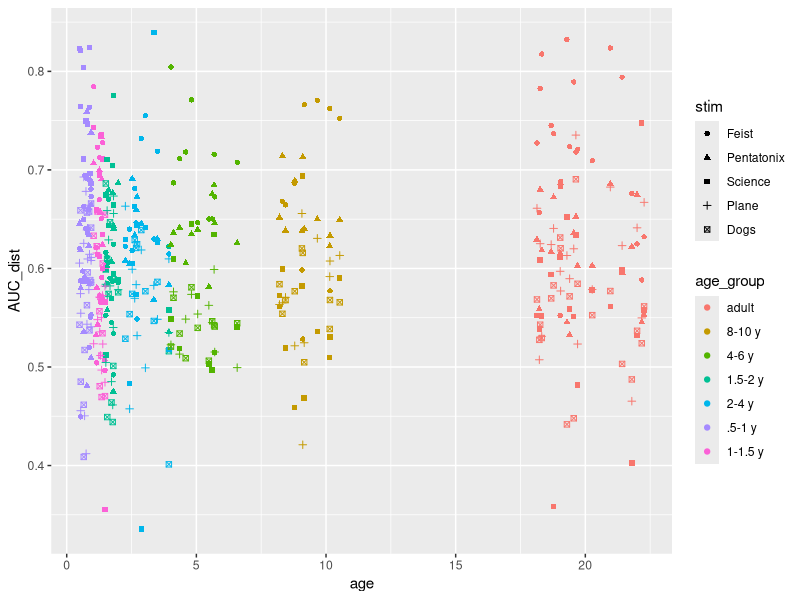
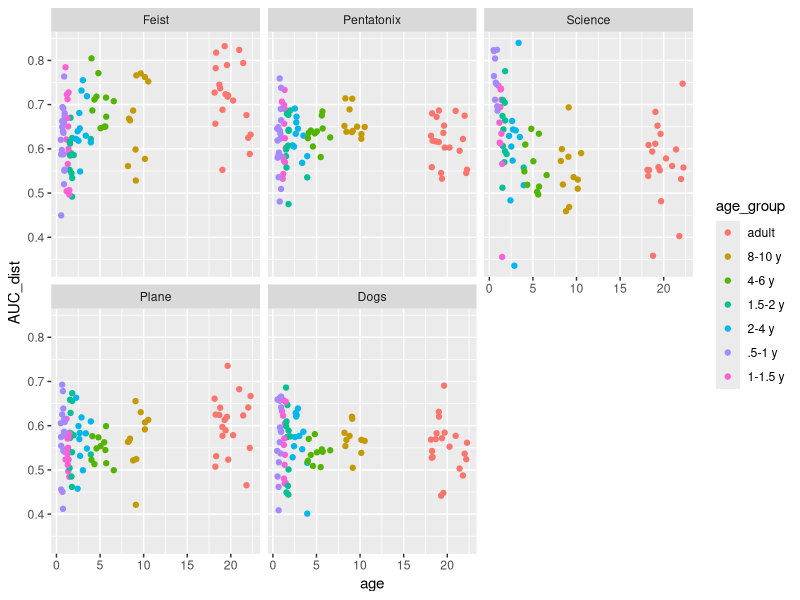
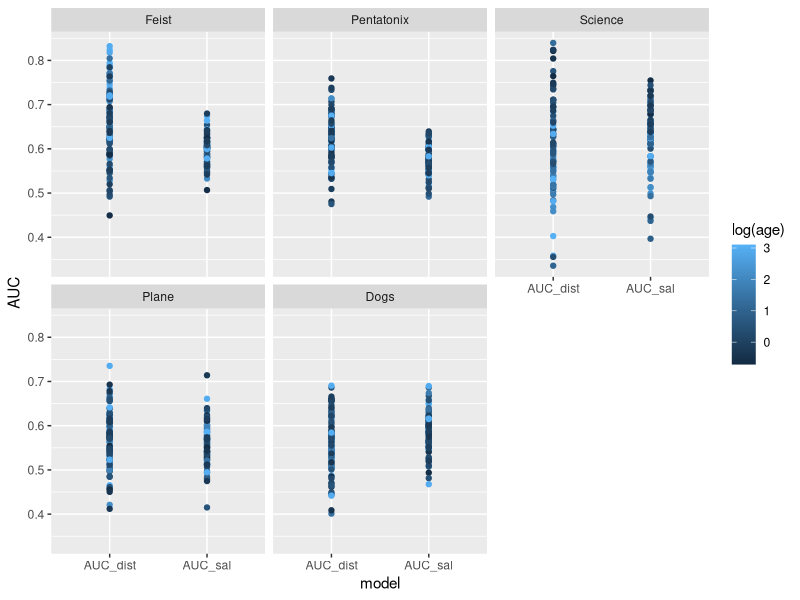
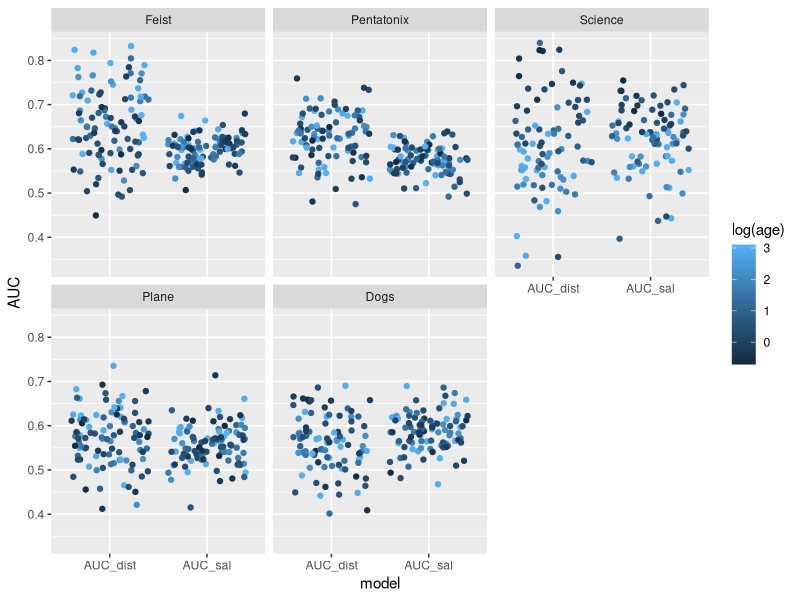
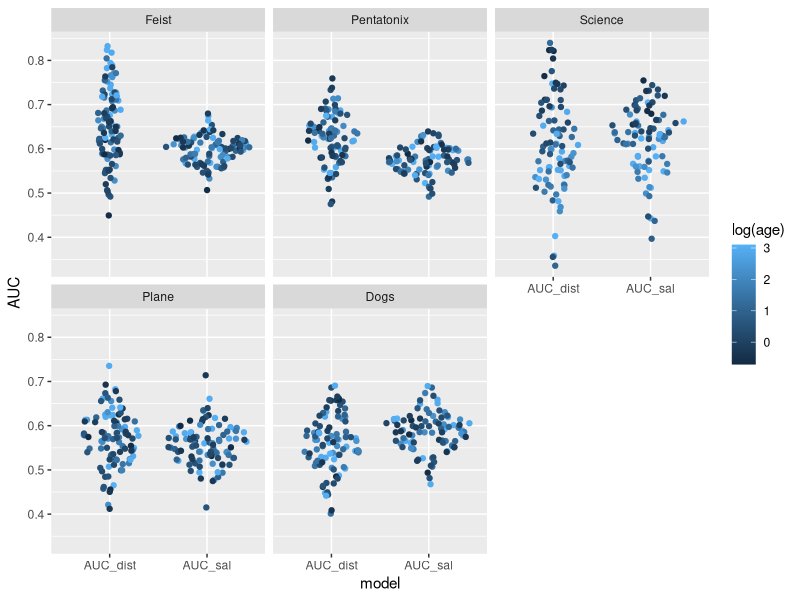
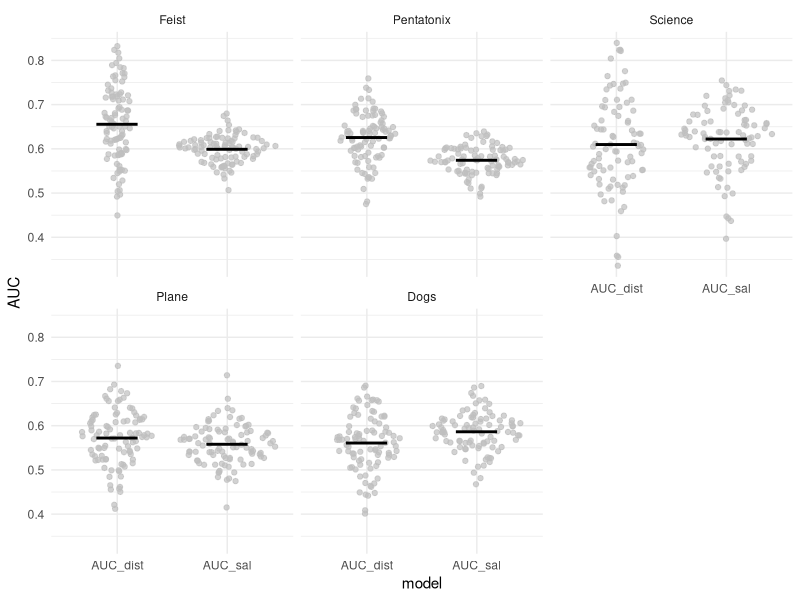
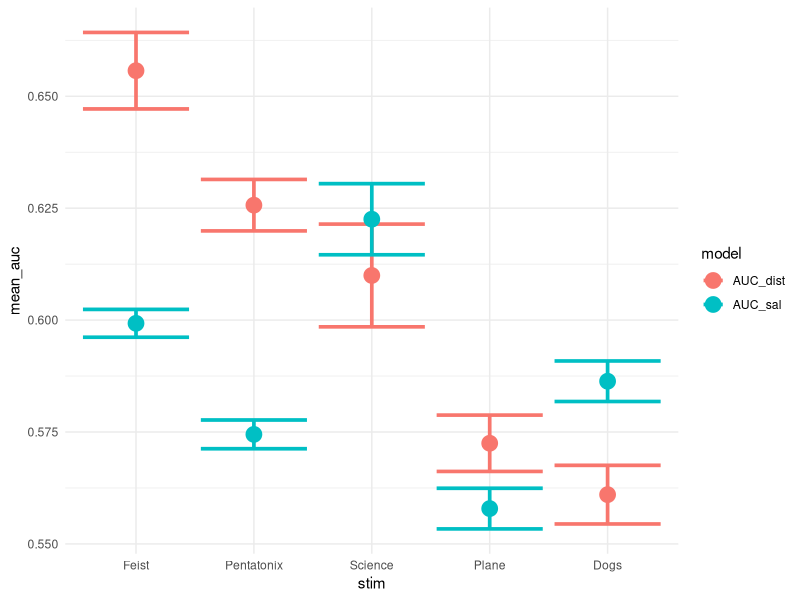
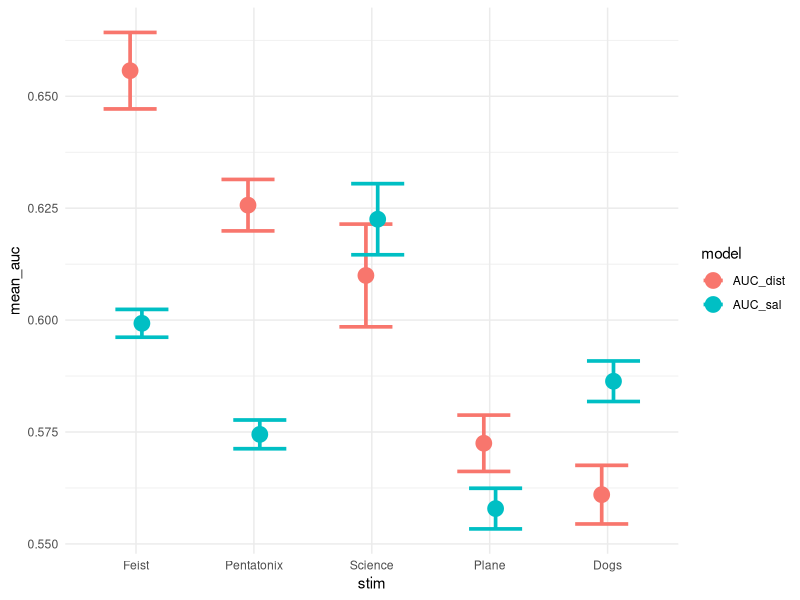

R code for these plots, in order:
## ---- chunk 1
library(tidyverse)
library(knitr)
library(here)
ds  <-  read_csv(here("data_cleaned","cleaned.csv"))
ds <- ds %>% mutate(across(all_of(c("stim", "age_group", "watched")), as_factor))
ds$age <- ds$age / 365.25
## ---- chunk 2
ds %>% 
  ggplot(aes(x = age, y = AUC_dist, shape = stim, color = age_group)) + 
  geom_point()
## ---- chunk 3
ds %>% ggplot(aes(x = age, y = AUC_dist, color = age_group)) + 
  geom_point() + 
  facet_wrap("stim")
## ---- chunk 4
ds_long <- pivot_longer(ds, cols=c("AUC_sal", "AUC_dist"), names_to = "model", values_to = "AUC")
ds_long %>% 
  ggplot(aes(x = model, y = AUC, color = log(age))) + 
  geom_point() + 
  facet_wrap("stim")
## ---- chunk 5
library(ggforce)
ds_long %>% 
  ggplot(aes(x = model, y = AUC, color = log(age))) + 
  geom_jitter() + 
  facet_wrap("stim")

ds_long %>% 
  ggplot(aes(x = model, y = AUC, color = log(age))) + 
  geom_sina() + 
  facet_wrap("stim")

## ---- chunk 6
ds_long_summary <- ds_long %>% 
  group_by(model, stim) %>% 
  summarize(mean_auc = mean(AUC, na.rm = T)) %>% 
  ungroup()

ggplot() + 
  geom_sina(data = ds_long, aes(x = model, y = AUC), color = "gray", alpha = .7) + 
  geom_point(data = ds_long_summary, aes(x = model, y = mean_auc), shape = "—", size = 10) +
  facet_wrap("stim") + theme_minimal()
## ---- chunk 7
ds_long_error_bar <- ds_long %>% 
  group_by(model, stim) %>% 
  summarize(
    mean_auc = mean(AUC, na.rm = T), 
    sd_auc = sd(AUC, na.rm = T), 
    se_auc = sd_auc/sqrt(n()),
    ymin = mean_auc - se_auc,
    ymax = mean_auc + se_auc) %>% ungroup()

ggplot(data = ds_long_error_bar, aes(x = stim, y = mean_auc, ymin = ymin, ymax = ymax, color = model)) + 
  geom_errorbar(size = 1.25) +
  geom_point(size = 5)+
  theme_minimal()
## ---- chunk 8
ggplot(data = ds_long_error_bar, aes(x = stim, y = mean_auc, ymin = ymin, ymax = ymax, color = model)) + 
  geom_errorbar(size = 1.25, position = position_dodge(.2)) +
  geom_point(size = 5, position = position_dodge(.2)) +
  theme_minimal()
## ---- chunk 9
ds_long %>% drop_na(AUC) %>% ggplot(aes(x = stim, y = AUC, color = model)) + 
  stat_summary(fun.data = mean_se, geom = "pointrange", size = 1.25, position = position_dodge(.2)) +
  theme_minimal()

ds_long %>% drop_na(AUC) %>% ggplot(aes(x = stim, y = AUC, color = model)) + 
  stat_summary(fun.data = mean_se, geom = "point", size = 5, position = position_dodge(.2)) +
  stat_summary(fun.data = mean_se, geom = "errorbar", size = 1.25, position = position_dodge(.2)) +
  theme_minimal()
## ---- chunk 10
ds_long %>% drop_na(AUC) %>% ggplot(aes(x = stim, y = AUC, fill = model)) + 
  geom_sina(alpha = .6, shape = 21, color = "white") + 
  stat_summary(fun.data = "mean_se", geom = "pointrange", size = .75, color = "black", shape = 23, position = position_dodge(.9)) +
  theme_minimal()
